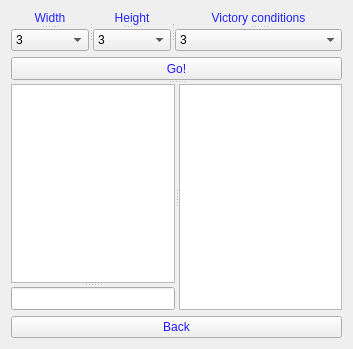
<?xml version="1.0" encoding="UTF-8"?>
<ui version="4.0">
 <class>MultiplayerSettings</class>
 <widget class="QWidget" name="MultiplayerSettings">
  <property name="geometry">
   <rect>
    <x>0</x>
    <y>0</y>
    <width>353</width>
    <height>349</height>
   </rect>
  </property>
  <property name="windowTitle">
   <string>Form</string>
  </property>
  <layout class="QGridLayout" name="gridLayout">
   <item row="0" column="0">
    <widget class="QSplitter" name="splitter_7">
     <property name="orientation">
      <enum>Qt::Horizontal</enum>
     </property>
     <widget class="QSplitter" name="splitter_6">
      <property name="orientation">
       <enum>Qt::Vertical</enum>
      </property>
      <widget class="QLabel" name="label">
       <property name="styleSheet">
        <string notr="true">font: 75 12pt &quot;Raavi&quot;;
color: rgb(35, 38, 255);</string>
       </property>
       <property name="text">
        <string>&lt;html&gt;&lt;head/&gt;&lt;body&gt;&lt;p align=&quot;center&quot;&gt;Width&lt;/p&gt;&lt;/body&gt;&lt;/html&gt;</string>
       </property>
      </widget>
      <widget class="QComboBox" name="widthBox">
       <item>
        <property name="text">
         <string>3</string>
        </property>
       </item>
       <item>
        <property name="text">
         <string>4</string>
        </property>
       </item>
       <item>
        <property name="text">
         <string>5</string>
        </property>
       </item>
       <item>
        <property name="text">
         <string>6</string>
        </property>
       </item>
       <item>
        <property name="text">
         <string>7</string>
        </property>
       </item>
       <item>
        <property name="text">
         <string>8</string>
        </property>
       </item>
       <item>
        <property name="text">
         <string>9</string>
        </property>
       </item>
       <item>
        <property name="text">
         <string>10</string>
        </property>
       </item>
      </widget>
     </widget>
     <widget class="QSplitter" name="splitter_5">
      <property name="orientation">
       <enum>Qt::Vertical</enum>
      </property>
      <widget class="QLabel" name="label_2">
       <property name="styleSheet">
        <string notr="true">font: 75 12pt &quot;Raavi&quot;;
color: rgb(35, 38, 255);</string>
       </property>
       <property name="text">
        <string>&lt;html&gt;&lt;head/&gt;&lt;body&gt;&lt;p align=&quot;center&quot;&gt;Height&lt;/p&gt;&lt;/body&gt;&lt;/html&gt;</string>
       </property>
      </widget>
      <widget class="QComboBox" name="heightBox">
       <item>
        <property name="text">
         <string>3</string>
        </property>
       </item>
       <item>
        <property name="text">
         <string>4</string>
        </property>
       </item>
       <item>
        <property name="text">
         <string>5</string>
        </property>
       </item>
       <item>
        <property name="text">
         <string>6</string>
        </property>
       </item>
       <item>
        <property name="text">
         <string>7</string>
        </property>
       </item>
       <item>
        <property name="text">
         <string>8</string>
        </property>
       </item>
       <item>
        <property name="text">
         <string>9</string>
        </property>
       </item>
       <item>
        <property name="text">
         <string>10</string>
        </property>
       </item>
      </widget>
     </widget>
     <widget class="QSplitter" name="splitter_4">
      <property name="orientation">
       <enum>Qt::Vertical</enum>
      </property>
      <widget class="QLabel" name="label_3">
       <property name="styleSheet">
        <string notr="true">font: 75 12pt &quot;Raavi&quot;;
color: rgb(35, 38, 255);</string>
       </property>
       <property name="text">
        <string>&lt;html&gt;&lt;head/&gt;&lt;body&gt;&lt;p align=&quot;center&quot;&gt;Victory conditions&lt;/p&gt;&lt;/body&gt;&lt;/html&gt;</string>
       </property>
      </widget>
      <widget class="QComboBox" name="vcBox">
       <item>
        <property name="text">
         <string>3</string>
        </property>
       </item>
       <item>
        <property name="text">
         <string>4</string>
        </property>
       </item>
       <item>
        <property name="text">
         <string>5</string>
        </property>
       </item>
       <item>
        <property name="text">
         <string>6</string>
        </property>
       </item>
      </widget>
     </widget>
    </widget>
   </item>
   <item row="1" column="0">
    <widget class="QSplitter" name="splitter_3">
     <property name="orientation">
      <enum>Qt::Vertical</enum>
     </property>
     <widget class="QPushButton" name="goButton">
      <property name="styleSheet">
       <string notr="true">font: 75 14pt &quot;Comic Sans MS&quot;;
color: rgb(32, 25, 255);</string>
      </property>
      <property name="text">
       <string>Go!</string>
      </property>
     </widget>
     <widget class="QSplitter" name="splitter_2">
      <property name="orientation">
       <enum>Qt::Horizontal</enum>
      </property>
      <widget class="QSplitter" name="splitter">
       <property name="orientation">
        <enum>Qt::Vertical</enum>
       </property>
       <widget class="QTextBrowser" name="textBrowser"/>
       <widget class="QLineEdit" name="lineEdit"/>
      </widget>
      <widget class="QListWidget" name="listWidget"/>
     </widget>
    </widget>
   </item>
   <item row="2" column="0">
    <widget class="QPushButton" name="pushButton">
     <property name="styleSheet">
      <string notr="true">font: 75 14pt &quot;Comic Sans MS&quot;;
color: rgb(32, 25, 255);</string>
     </property>
     <property name="text">
      <string>Back</string>
     </property>
    </widget>
   </item>
  </layout>
 </widget>
 <resources/>
 <connections/>
</ui>
